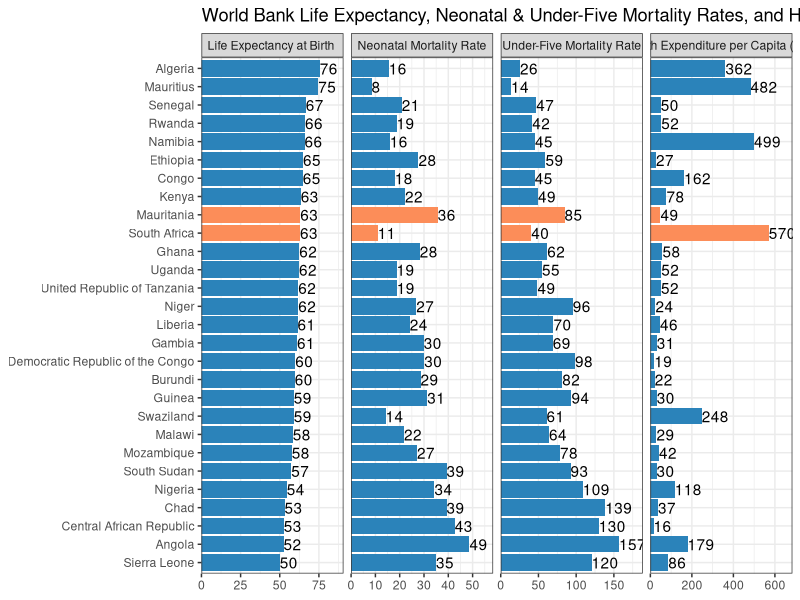

This figure's R source:
## ---- chunk 1
knitr::opts_chunk$set(echo = TRUE, warning = FALSE, message = FALSE)
## ---- chunk 2
library(magrittr) #pipes
library(ggplot2) #ploting 
library(dplyr)
library(tidyr)

## ---- chunk 3
ds <- readxl::read_xlsx(path = "../../data_public/Tableau 10 Training Practice Data.xlsx"
                        ,sheet = "03 - WHO Life Expect & Mort"
                        )
## ---- chunk 4
varnames <-  c("who_region", "country", "year" , "sex" , "life_expect_birth" , "neo_mort"
               ,"under_five_mort" , "health_expenditure")
names(ds) <- varnames

# Order Countries based on Life Expectancy at Birth

ds$country <- factor(ds$country, levels = ds$country[order(ds$life_expect_birth)]) 

#To "Long" Form

ds1 <-  ds %>% pivot_longer(5:8)#select columns 5 throuh 8, leave new columns at default names

# Set up labels for Facet, as well as function for Facet Labeller

facet_labels <-  list(
"life_expect_birth"   = "Life Expectancy at Birth "                            
,"neo_mort"           = "Neonatal Mortality Rate"             
,"under_five_mort"    = "Under-Five Mortality Rate"
,"health_expenditure" = "Health Expenditure per Capita (US$)"  )

variable_labeller <- function(variable,value){
  return(facet_labels[value])
}


## ---- chunk 5

hightlight_countries <- (c("Mauritania", "South Africa")) 

g1 <-  ds1 %>% filter(who_region == "Africa") %>% 
  mutate(name = factor(name, levels = c("life_expect_birth" , "neo_mort"
               ,"under_five_mort" , "health_expenditure"))
         ,highlight = country %in% hightlight_countries) %>% 
  ggplot(aes(x = country, y = value, fill = highlight)) +
  geom_col(show.legend = FALSE) +
  coord_flip() +
  labs(
    title = "World Bank Life Expectancy, Neonatal & Under-Five Mortality Rates, and Health Expenditure Analysis"
    ,x  = NULL
    ,y = NULL
  ) +
  facet_grid(~name, scales = "free_x",labeller = variable_labeller) +
  theme_bw() +
  geom_text(aes(label = round(value, 0)), hjust = 0) +
  scale_y_continuous(expand = expand_scale(mult = c(0,0.2))) +
  scale_fill_manual(values = c("TRUE" = "#fc8d59", "FALSE" = "#2b83ba"))
g1
